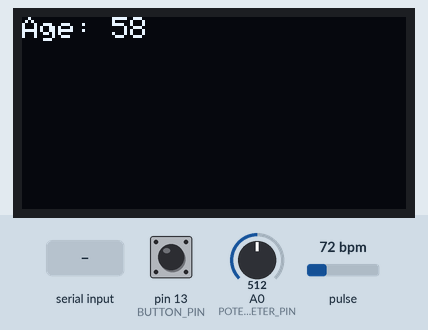
Simulated run of this sketch. Board: Arduino Uno, built with avr-gcc and run on an emulated ATmega328P. On the bench: 128×64 one-colour display. The test bench sets the inputs (shaded band); at power-on: pin 13 (BUTTON_PIN) LOW, A0 (POTENTIOMETER_PIN) = 512, pulse 72 bpm. What the sketch prints to the serial monitor is not drawn.

Above: at 3.2 s.
3.3 s: pin 13 (BUTTON_PIN) pulled HIGH for 3.2 s
At 6.2 s:
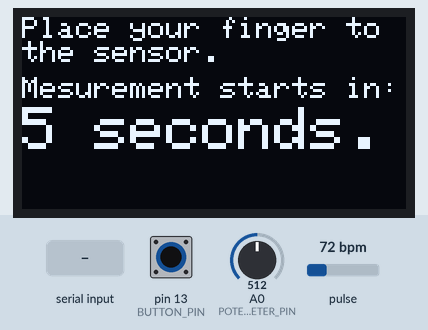
8.0 s: "BP:\n" received over Serial
11.0 s: "SY:\n" received over Serial
At 11.18 s:
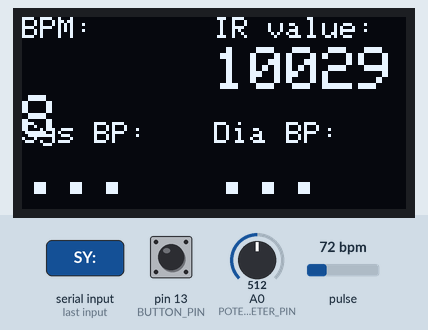
13.8 s: "DI:\n" received over Serial
At 13.99 s:
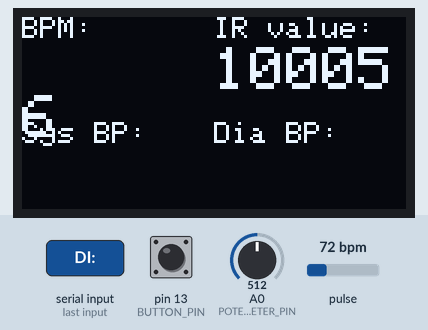
16.6 s: pin 13 (BUTTON_PIN) pulled HIGH for 0.15 s
At 17.5 s:
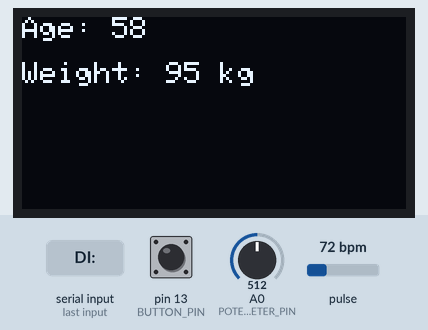
18.6 s: A0 (POTENTIOMETER_PIN) set to 536
At 19.8 s:
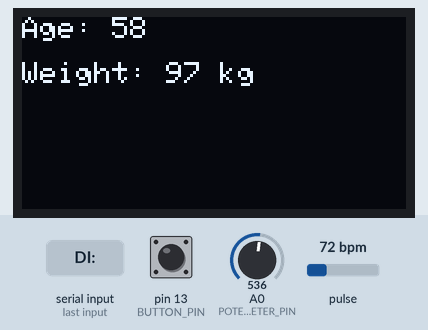
Timing chart, 0 to 21.1 s (numbered marks = the images above; inputs shaded):
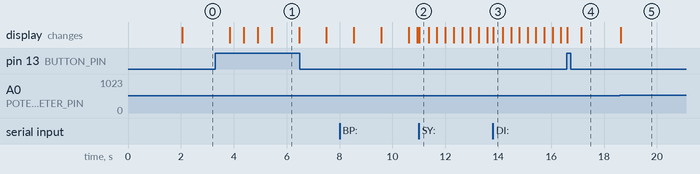

The sketch:

HARDWAREbeforeCDR.ino
```cpp
#include <Wire.h>
#include "MAX30105.h"
#include <Adafruit_GFX.h>
#include <Adafruit_SSD1306.h>
#include <Adafruit_Sensor.h>

MAX30105 particleSensor;

#define SCREEN_WIDTH 128 // OLED display width, in pixels
#define SCREEN_HEIGHT 64 // OLED display height, in pixels

#define POTENTIOMETER_PIN A0
#define BUTTON_PIN 13

int age = 20;  // Default age
int weight = 70;  // Default weight
int height = 170;  // Default height
int genderVal = 0;  // 0 for Male, 1 for Female
int potValue = 50;

int selectedParameter = 0; // 0: Age, 1: Weight, 2: Height, 3: Gender, 4:Calculations

// Declaration for an SSD1306 display connected to I2C (SDA, SCL pins)
Adafruit_SSD1306 display(SCREEN_WIDTH, SCREEN_HEIGHT, &Wire, -1);

String BPM_data = "...";
String Sys_data = "...";
String Dia_data = "...";

void setup()
{
  Serial.begin(115200);
  //Serial.println(F("Initializing..."));

  // Initialize sensor
  if (!particleSensor.begin(Wire, I2C_SPEED_FAST)) // Use default I2C port, 400kHz speed
  {
    Serial.println(F("MAX30105 was not found. Please check wiring/power.)"));
    //while (1);
  }

  // Setup to sense a nice-looking sawtooth on the plotter
  byte ledBrightness = 0x10; // Options: 0=Off to 255=50mA
  byte sampleAverage = 8;    // Options: 1, 2, 4, 8, 16, 32
  byte ledMode = 2;          // Options: 1 = Red only, 2 = Red + IR, 3 = Red + IR + Green
  int sampleRate = 1000;     // Options: 50, 100, 200, 400, 800, 1000, 1600, 3200
  int pulseWidth = 411;      // Options: 69, 118, 215, 411
  int adcRange = 4096;       // Options: 2048, 4096, 8192, 16384

  particleSensor.setup(ledBrightness, sampleAverage, ledMode, sampleRate, pulseWidth, adcRange); // Configure sensor with these settings

  if (!display.begin(SSD1306_SWITCHCAPVCC, 0x3C))
  {
    Serial.println(F("SSD1306 allocation failed"));
    for (;;)
      ;
  }
  delay(2000);
  display.clearDisplay();
  display.setTextColor(WHITE);
}

void loop()
{
  // Check if the button is pressed
  if (digitalRead(BUTTON_PIN) == HIGH)
  {
    // Button is pressed, move to the next parameter
    selectedParameter = (selectedParameter + 1) % 5;
    delay(500); // Debounce delay
  }

  switch (selectedParameter)
    {
    case 0:
      // Read potentiometer values
      potValue = analogRead(POTENTIOMETER_PIN);
      age = map(potValue, 0, 1023, 18, 99); // Map potentiometer range to age range (18 to 99 years)
      display.clearDisplay();
      display.setTextSize(1);
      display.setCursor(0, 0);
      display.print(F("Age: "));
      display.print(age);
      display.display();
      Serial.print(F("A"));
      Serial.println(age);
      break;
    case 1:
      potValue = analogRead(POTENTIOMETER_PIN);
      weight = map(potValue, 0, 1023, 40, 150); // Map potentiometer range to weight range (40 to 150 kg)
      display.clearDisplay();
      display.setTextSize(1);
      display.setCursor(0, 0);
      display.print(F("Age: "));
      display.print(age);

      display.setCursor(0, 15);
      display.print(F("Weight: "));
      display.print(weight);
      display.print(F(" kg"));
      display.display();
      Serial.print(F("W"));
      Serial.println(weight);
      break;
    case 2:
      potValue = analogRead(POTENTIOMETER_PIN);
      height = map(potValue, 0, 1023, 100, 220); // Map potentiometer range to height range (100 to 220 cm)
      display.clearDisplay();
      display.setTextSize(1);
      display.setCursor(0, 0);
      display.print(F("Age: "));
      display.print(age);

      display.setCursor(0, 15);
      display.print(F("Weight: "));
      display.print(weight);
      display.print(F(" kg"));

      display.setCursor(0, 30);
      display.print(F("Height: "));
      display.print(height);
      display.print(F(" cm"));
      display.display();
      Serial.print(F("H"));
      Serial.println(height);
      break;
    case 3:
      potValue = analogRead(POTENTIOMETER_PIN);
      genderVal = map(potValue, 0, 1023, 0, 100);
      display.clearDisplay();
      display.setTextSize(1);
      display.setCursor(0, 0);
      display.print(F("Age: "));
      display.print(age);

      display.setCursor(0, 15);
      display.print(F("Weight: "));
      display.print(weight);
      display.print(F(" kg"));

      display.setCursor(0, 30);
      display.print(F("Height: "));
      display.print(height);
      display.print(F(" cm"));

      display.setCursor(0, 45);
      display.print(F("Gender: "));
      display.print(genderVal > 50 ? F("Male") : F("Female"));
      display.display();
      break;
    case 4:
    for (int  i =5; i>0; i--){
     display.clearDisplay();
     display.setTextSize(1);
     display.setCursor(0, 0);
     display.print(F("Place your finger to the sensor."));
     display.setCursor(0, 20);
     display.print(F("Mesurement starts in:"));
     display.setTextSize(2);
     display.setCursor(0, 30);
     display.print(i);
     display.print(F(" seconds."));
     display.display();
     delay(1000);
    }
    Serial.print(F("G"));
    Serial.println(genderVal > 50 ? 1 : 0);
    selectedParameter ++;
    break;
    case 5:
      // Read and print the IR sensor data
      uint32_t IR_data = particleSensor.getIR();
      Serial.println(IR_data);
      if (Serial.available() > 0)
      {
        String receivedData = Serial.readStringUntil('\n');
        Serial.print(F("Received data: "));
        Serial.println(receivedData);
        if (receivedData.startsWith("BP:"))
        {
          BPM_data = receivedData.substring(3);
          Serial.print(F("Received BP data: "));
          Serial.println(BPM_data);
        }
        else if (receivedData.startsWith("SY:"))
        {
          Sys_data = receivedData.substring(3);
          Serial.print(F("Received Sys data: "));
          Serial.println(Sys_data);
        }
        else if (receivedData.startsWith("DI:"))
        {
          Dia_data = receivedData.substring(3);
          Serial.print(F("Received Dia data: "));
          Serial.println(Dia_data);
        }
      }

      // Clear display
      display.clearDisplay();

      display.setTextSize(1);
      display.setCursor(0, 0);
      display.print(F("BPM: "));
      display.setTextSize(2);
      display.setCursor(0, 10);
      display.print(BPM_data);

      display.setTextSize(1);
      display.setCursor(64, 0);
      display.print(F("IR value: "));
      display.setTextSize(2);
      display.setCursor(64, 10);
      display.print(IR_data);

      display.setTextSize(1);
      display.setCursor(0, 35);
      display.print(F("Sys BP: "));
      display.setTextSize(2);
      display.setCursor(0, 45);
      display.print(Sys_data);

      display.setTextSize(1);
      display.setCursor(64, 35);
      display.print(F("Dia BP: "));
      display.setTextSize(2);
      display.setCursor(64, 45);
      display.print(Dia_data);

      display.display();
      break;
  }

}  
```

Measured:
- the behaviour switches between 520 and 521 on A0 (POTENTIOMETER_PIN) (found by bisection; images 4 and 5)
- after the input at 3.3 s, the display: first changes after 0.54 s (image 1 shows a later state)
- after the input at 18.6 s, the display: changes at once (image 5)
- what the display in image 1 shows lasts 1.1 s, from 5.4 s to 6.5 s
